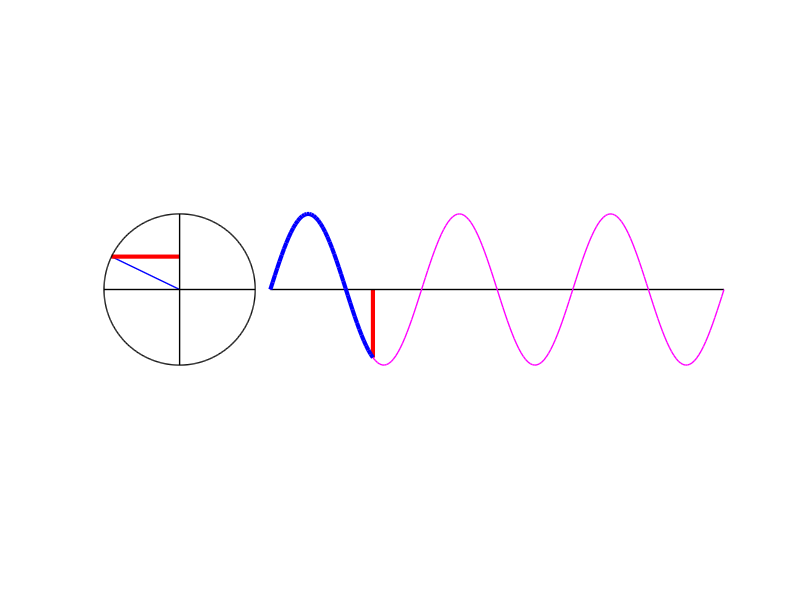

This chart was generated by the following MATLAB code:
% File name: pulse1_ag.m
% Ian Cooper
% School of Physics, University of Sydney NSW 2006 Australia
% email: ian.cooper@sydney.edu.au
% Demonstration program: how to create an animated gif file.
% Animation of a pulse
%     y = A^3 / (A^2 + (vt - x)^2)
% Animated gif is saved it will loop continuously.

clear all
close all
clc

% SETUP ===================================================================
% all physical quantities in S.I. units unless stated otherwise
% Setup for animated gif
     ag_name = 'ag_Cagvoltage.gif';   % file name for animated gif
%  Delay in seconds before displaying the next image  
      delay = 0.20;  
%  Frame counter start
      nt = 1;
% Save flagS = 1; NOt save flagS = 0;
      flagS = 0;
                             
% Voltage
A = 10;                     % constant A
T = 20;                      % period
w = 2*pi/T;
N = 200;                   % number of frames for animation
t = linspace(0,3*T,N);              % time increment
v  = A .* sin(2*pi*t/T);
%vP = A .* cos(2*pi*t/T);

% GRAPHICS ================================================================
figure(1)
%   Setup for plot window
set(gcf,'units','normalized'); 
set(gcf,'position',[0.1 0.1 0.6 0.30]);
set(gcf,'Color',[1 1 1]);
set(gca,'FontSize',12);

xP = t; yP = v;
plot(xP,yP,'k','LineWidth',1);

% circle
p = linspace(0,2*pi,500);
xc = A .* cos(p);
yc = A .* sin(p);

   
for c = 1 : 46%N
    hold off
   
   axis equal
   axis off
   
   
   plot([0 A*sin(w*t(c))],[0 -A*cos(w*t(c))],'lineWidth',1,'Color',[0 0 1]);
   hold on
   xP = [0 A*sin(w*t(c))]; yP = [-A*cos(w*t(c)) -A*cos(w*t(c))];
   plot(xP,yP,'r','LineWidth',3)
   
   xP = [12+t(c) 12+t(c)]; yP = [0 v(c)];
   plot(xP,yP,'r','LineWidth',3);
   
   xP = [12 12+t(end)]; yP = [0 0];
   plot(xP,yP,'k','LineWidth',1);
      
   plot(xc,yc,'k','lineWidth',1);
   
   xP = 12+t; yP = v;
   plot(xP,yP,'m','LineWidth',1);
   
   xP = 12+t(1:c); yP = v(1:c);
   plot(xP,yP,'b','LineWidth',3);
   
   xP = [0 0]; yP = [-A A];
   plot(xP,yP,'k','LineWidth',1);
   
   xP = [-A A]; yP = [0 0];
   plot(xP,yP,'k','LineWidth',1);
   
   hold off
   set(gca,'FontSize',12);
   
   axis equal
   axis off
   pause(0.1)
 
if flagS == 1 
  frame = getframe(1);
  im = frame2im(frame);
  [imind,cm] = rgb2ind(im,256);
%  On the first loop, create the file. In subsequent loops, append.
     if nt == 1
        imwrite(imind,cm,ag_name,'gif','DelayTime',delay,'loopcount',inf);
     else
        imwrite(imind,cm,ag_name,'gif','DelayTime',delay,'writemode','append');
     end
        nt = nt+1; 
end
end  % if
